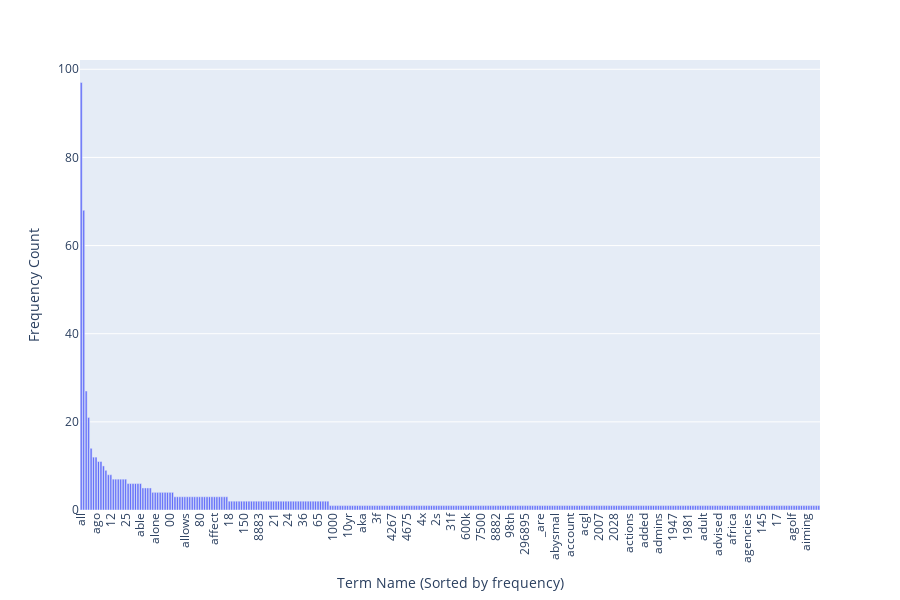

Notebook cell for this chart:
### Markdown cell above
### >>> **Exercise 14 (take home):** 
Additionally, you can attempt to sort the terms on the `x-axis` by frequency instead of in alphabetical order. This way the visualization is more meaninfgul and you will be able to observe the so called [long tail](https://en.wikipedia.org/wiki/Long_tail) (get familiar with this term since it will appear a lot in data mining and other statistics courses). see picture below

![alt txt](https://upload.wikimedia.org/wikipedia/commons/thumb/8/8a/Long_tail.svg/1000px-Long_tail.svg.png)

### Code cell
# Answer here
df_freq_300term = pd.DataFrame({
    "term": count_vect.get_feature_names_out()[:300],
    "freq": np.asarray(term_frequencies)[:300]
})
df_sorted = df_freq_300term.sort_values(by='freq', ascending=False).reset_index(drop=True)
fig_300_sorted = px.bar(df_sorted, x='term', y='freq', height=600)
fig_300_sorted.update_layout(xaxis_tickangle=-90, xaxis_title_text='Term Name (Sorted by frequency)', yaxis_title_text='Frequency Count')

### Figure 1 — Plotly figure (JSON) as saved in the notebook; plotly's stock layout.template omitted (floating-point values rounded to 4 significant figures; data arrays with more than 128 entries replaced by an {"elided": "..."} marker saying what was removed)
{"data": [{"hovertemplate": "term=%{x}<br>freq=%{y}<extra></extra>", "legendgroup": "", "marker": {"color": "#636efa", "pattern": {"shape": ""}}, "name": "", "orientation": "v", "showlegend": false, "textposition": "auto", "type": "bar", "x": {"elided": "300 str values"}, "xaxis": "x", "y": {"elided": "300 int values"}, "yaxis": "y"}], "layout": {"barmode": "relative", "height": 600, "legend": {"tracegroupgap": 0}, "margin": {"t": 60}, "xaxis": {"anchor": "y", "domain": [0, 1], "tickangle": -90, "title": {"text": "Term Name (Sorted by frequency)"}}, "yaxis": {"anchor": "x", "domain": [0, 1], "title": {"text": "Frequency Count"}}}}
